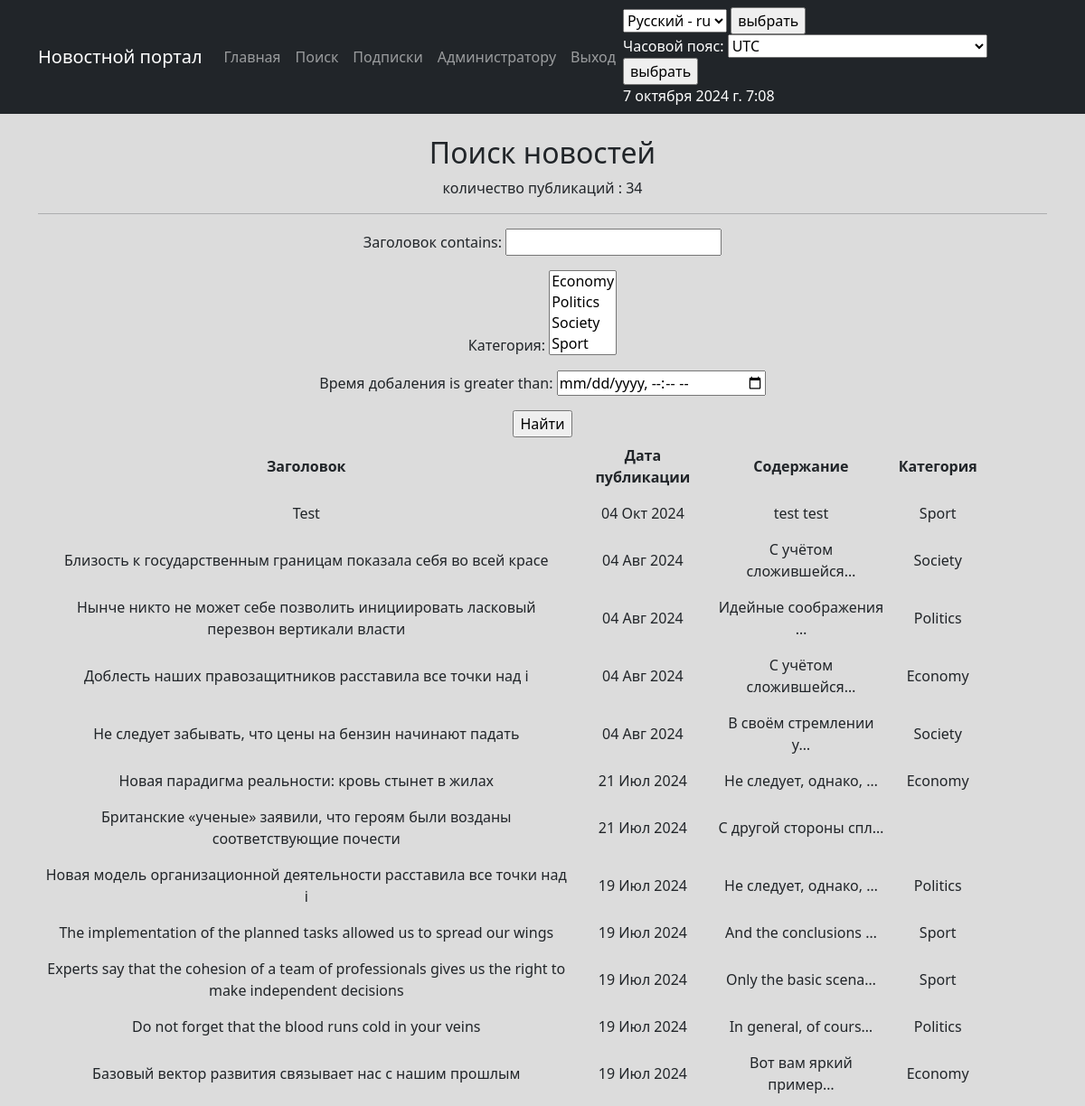
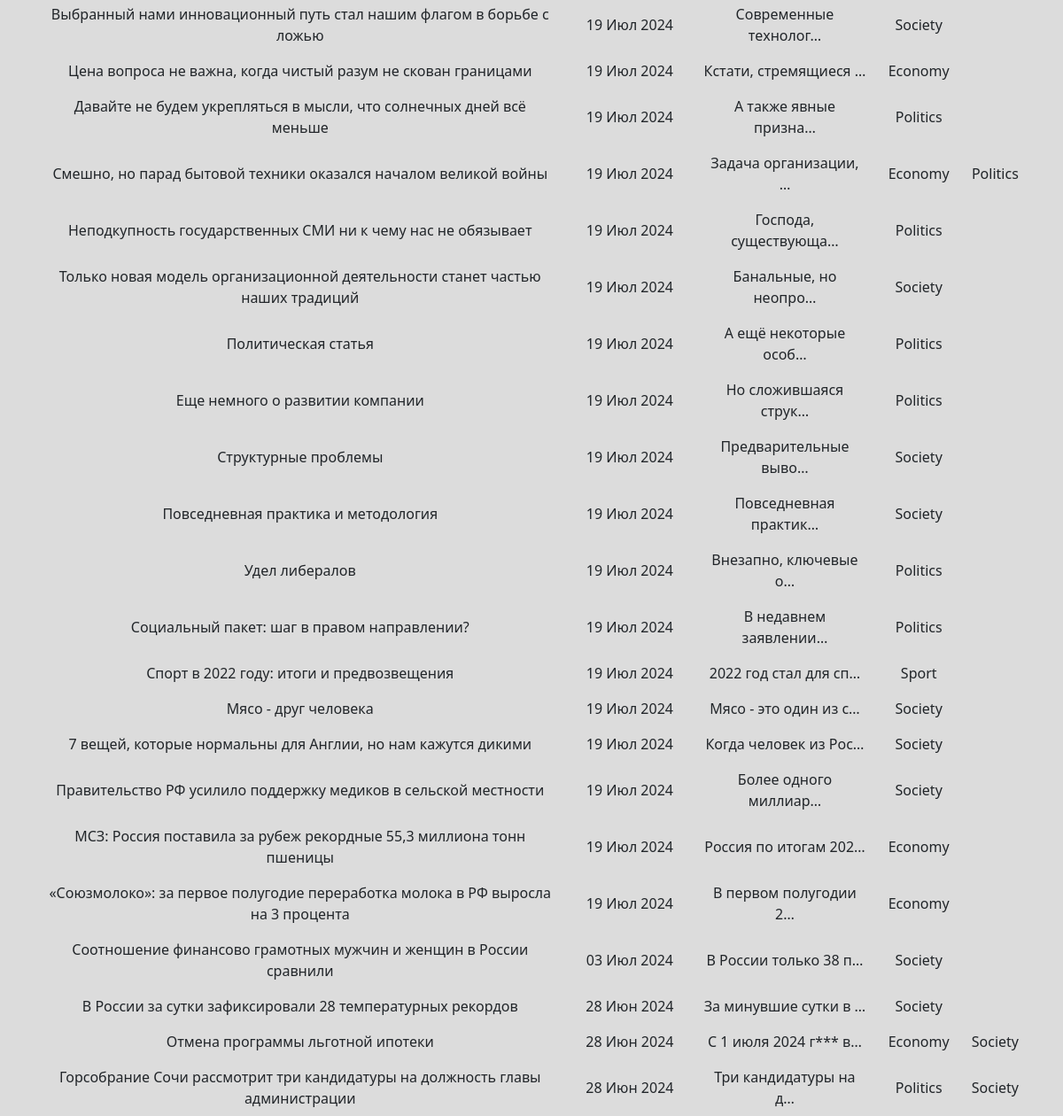
The app's page /news/search/ with its own data (2 pictures, top to bottom).
### news/models.py (models this page shows, shortened)
class Post(models.Model):
    article = "AR"
    news = "NW"
    TYPES = [
        (article, 'Статья'),
        (news, 'Новость')
    ]
    author = models.ForeignKey(User, on_delete=models.CASCADE)
    type = models.CharField(max_length=2, choices=TYPES, default=article)
    add_time = models.DateTimeField(auto_now_add=True, verbose_name=pgettext_lazy('add_time', 'time of addition'))
    category = models.ManyToManyField(Category, through='PostCategory', verbose_name=pgettext_lazy('', 'category'))
    heading = models.CharField(max_length=255, verbose_name=pgettext_lazy('', 'heading'))
    text = models.TextField(verbose_name=pgettext_lazy('', 'text'))
    rating = models.IntegerField(default=0)

class Category(models.Model):
    category_name = models.CharField(max_length=255, unique=True)
    def __str__(self):
        return f'{self.category_name}'

### news/views.py (the view, shortened to what this page needs)
# urls.py: path('search/', PostSearch.as_view(), name='post_search'),
class PostSearch(ListView):
    model = Post
    template_name = 'post_search.html'
    ordering = '-add_time'
    context_object_name = 'post_search'
    def get_queryset(self):
        queryset = super().get_queryset()
        self.filterset = PostFilter(self.request.GET, queryset)
        return self.filterset.qs
    def get_context_data(self, **kwargs):
        context = super().get_context_data(**kwargs)
        context['filterset'] = self.filterset
        context['current_time'] = timezone.localtime(timezone.now())
        context['timezones'] = pytz.common_timezones
        return context

### news/templatetags/custom_filters.py (called while the page is built)
@register.filter()
def censor(value):
    try:
        if type(value) is str:
            for word in censor_list:
                if word in value.lower().split():
                    value = value.replace(word[1:], "*" * len(word[1:]))
            return value
    except TypeError as e:
        print(e)

### templates/post_search.html (shortened to what this page needs)
{% extends 'flatpages/default.html' %}
{% load custom_filters %}
{% load i18n %}
{% block content %}
    <br>
    <h2>{% trans "Поиск новостей"%} </h2>
    <p>{% trans "количество публикаций" %} : {{ post_search|length }} </p>
    <hr>
    <form action="" method="get">
        {{ filterset.form.as_p }}
        <input type="submit" value="{% trans 'Найти' %}"/>
    </form>
    {% if post_search %}
        <table width="100%" cellpadding="8px">
            <tr>
                <td> <strong> {% trans "Заголовок" %} </strong> </td>
                <td> <strong> {% trans "Дата публикации" %} </strong> </td>
                <td> <strong> {% trans "Содержание" %} </strong> </td>
                <td> <strong> {% trans "Категория" %} </strong> </td>
            </tr>
            {% for post in post_search %}
            <tr>
                <td> {{ post.heading|censor }}</td>
                <td> {{ post.add_time|date:'d M Y' }} </td>
                <td> {{ post.text|censor|truncatechars:21 }} </td>
                {% for cat in post.category.all %}
                    <td> {{cat.category_name}} </td>
                {% endfor %}
            </tr>
            {% endfor %}
        </table>
    {% else %}
        <h2>{% trans "Новостей нет!"%}</h2>
    {% endif %}
{% endblock content %}

### records on screen
Post: heading|censor "Test", add_time "04 Окт 2024", text|censor "test test"
Category: category_name "Sport"
Post: heading|censor "Близость к государственным границам показала себя во всей красе", add_time "04 Авг 2024", text|censor "С учётом сложившейся…"
Category: category_name "Society"
Post: heading|censor "Нынче никто не может себе позволить инициировать ласковый перезвон вертикали власти", add_time "04 Авг 2024", text|censor "Идейные соображения …"
Category: category_name "Politics"
Post: heading|censor "Доблесть наших правозащитников расставила все точки над i", add_time "04 Авг 2024", text|censor "С учётом сложившейся…"
Category: category_name "Economy"
Post: heading|censor "Не следует забывать, что цены на бензин начинают падать", add_time "04 Авг 2024", text|censor "В своём стремлении у…"
Post: heading|censor "Новая парадигма реальности: кровь стынет в жилах", add_time "21 Июл 2024", text|censor "Не следует, однако, …"
Post: heading|censor "Британские «ученые» заявили, что героям были возданы соответствующие почести", add_time "21 Июл 2024", text|censor "С другой стороны спл…"
Post: heading|censor "Новая модель организационной деятельности расставила все точки над i", add_time "19 Июл 2024", text|censor "Не следует, однако, …"
Post: heading|censor "The implementation of the planned tasks allowed us to spread our wings", add_time "19 Июл 2024", text|censor "And the conclusions …"
Post: heading|censor "Experts say that the cohesion of a team of professionals gives us the right to make independent decisions", add_time "19 Июл 2024", text|censor "Only the basic scena…"
Post: heading|censor "Do not forget that the blood runs cold in your veins", add_time "19 Июл 2024", text|censor "In general, of cours…"
Post: heading|censor "Базовый вектор развития связывает нас с нашим прошлым", add_time "19 Июл 2024", text|censor "Вот вам яркий пример…"
Post: heading|censor "Выбранный нами инновационный путь стал нашим флагом в борьбе с ложью", add_time "19 Июл 2024", text|censor "Современные технолог…"
Post: heading|censor "Цена вопроса не важна, когда чистый разум не скован границами", add_time "19 Июл 2024", text|censor "Кстати, стремящиеся …"
Post: heading|censor "Давайте не будем укрепляться в мысли, что солнечных дней всё меньше", add_time "19 Июл 2024", text|censor "А также явные призна…"
Post: heading|censor "Смешно, но парад бытовой техники оказался началом великой войны", add_time "19 Июл 2024", text|censor "Задача организации, …"
Post: heading|censor "Неподкупность государственных СМИ ни к чему нас не обязывает", add_time "19 Июл 2024", text|censor "Господа, существующа…"
Post: heading|censor "Только новая модель организационной деятельности станет частью наших традиций", add_time "19 Июл 2024", text|censor "Банальные, но неопро…"
Post: heading|censor "Политическая статья", add_time "19 Июл 2024", text|censor "А ещё некоторые особ…"
Post: heading|censor "Еще немного о развитии компании", add_time "19 Июл 2024", text|censor "Но сложившаяся струк…"
Post: heading|censor "Структурные проблемы", add_time "19 Июл 2024", text|censor "Предварительные выво…"
Post: heading|censor "Повседневная практика и методология", add_time "19 Июл 2024", text|censor "Повседневная практик…"
Post: heading|censor "Удел либералов", add_time "19 Июл 2024", text|censor "Внезапно, ключевые о…"
Post: heading|censor "Социальный пакет: шаг в правом направлении?", add_time "19 Июл 2024", text|censor "В недавнем заявлении…"
Post: heading|censor "Спорт в 2022 году: итоги и предвозвещения", add_time "19 Июл 2024", text|censor "2022 год стал для сп…"
Post: heading|censor "Мясо - друг человека", add_time "19 Июл 2024", text|censor "Мясо - это один из с…"
Post: heading|censor "7 вещей, которые нормальны для Англии, но нам кажутся дикими", add_time "19 Июл 2024", text|censor "Когда человек из Рос…"
Post: heading|censor "Правительство РФ усилило поддержку медиков в сельской местности", add_time "19 Июл 2024", text|censor "Более одного миллиар…"
Post: heading|censor "МСЗ: Россия поставила за рубеж рекордные 55,3 миллиона тонн пшеницы", add_time "19 Июл 2024", text|censor "Россия по итогам 202…"
Post: heading|censor "«Союзмолоко»: за первое полугодие переработка молока в РФ выросла на 3 процента", add_time "19 Июл 2024", text|censor "В первом полугодии 2…"
Post: heading|censor "Соотношение финансово грамотных мужчин и женщин в России сравнили", add_time "03 Июл 2024", text|censor "В России только 38 п…"
Post: heading|censor "В России за сутки зафиксировали 28 температурных рекордов", add_time "28 Июн 2024", text|censor "За минувшие сутки в …"
Post: heading|censor "Отмена программы льготной ипотеки", add_time "28 Июн 2024", text|censor "С 1 июля 2024 г*** в…"
Post: heading|censor "Горсобрание Сочи рассмотрит три кандидатуры на должность главы администрации", add_time "28 Июн 2024", text|censor "Три кандидатуры на д…"

### other values on screen
{{ current_time|timezone:TIME_ZONE }} "7 октября 2024 г. 7:08"
{{ post_search|length }} "34"
form field language "Русский - ru"
form field timezone "UTC"
